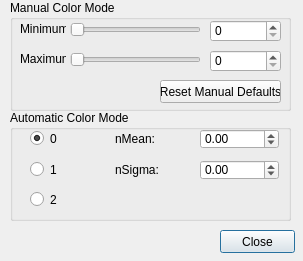
<?xml version="1.0" encoding="UTF-8"?>
<ui version="4.0">
 <class>ColorMapEditor</class>
 <widget class="QDialog" name="ColorMapEditor">
  <property name="geometry">
   <rect>
    <x>0</x>
    <y>0</y>
    <width>303</width>
    <height>261</height>
   </rect>
  </property>
  <property name="windowTitle">
   <string>Color Limits Editor</string>
  </property>
  <widget class="QPushButton" name="closeButton">
   <property name="geometry">
    <rect>
     <x>220</x>
     <y>230</y>
     <width>75</width>
     <height>23</height>
    </rect>
   </property>
   <property name="text">
    <string>Close</string>
   </property>
  </widget>
  <widget class="QGroupBox" name="groupBox">
   <property name="geometry">
    <rect>
     <x>10</x>
     <y>110</y>
     <width>281</width>
     <height>111</height>
    </rect>
   </property>
   <property name="title">
    <string>Automatic Color Mode</string>
   </property>
   <widget class="QLabel" name="label_2">
    <property name="geometry">
     <rect>
      <x>105</x>
      <y>19</y>
      <width>79</width>
      <height>20</height>
     </rect>
    </property>
    <property name="text">
     <string>nMean:</string>
    </property>
   </widget>
   <widget class="QRadioButton" name="zMode_1">
    <property name="geometry">
     <rect>
      <x>20</x>
      <y>51</y>
      <width>79</width>
      <height>17</height>
     </rect>
    </property>
    <property name="text">
     <string>1</string>
    </property>
   </widget>
   <widget class="QDoubleSpinBox" name="nMean">
    <property name="geometry">
     <rect>
      <x>190</x>
      <y>19</y>
      <width>79</width>
      <height>20</height>
     </rect>
    </property>
    <property name="minimum">
     <double>-10.000000000000000</double>
    </property>
    <property name="maximum">
     <double>10.000000000000000</double>
    </property>
    <property name="singleStep">
     <double>0.100000000000000</double>
    </property>
   </widget>
   <widget class="QLabel" name="label">
    <property name="geometry">
     <rect>
      <x>105</x>
      <y>50</y>
      <width>79</width>
      <height>20</height>
     </rect>
    </property>
    <property name="text">
     <string>nSigma:</string>
    </property>
   </widget>
   <widget class="QRadioButton" name="zMode_2">
    <property name="geometry">
     <rect>
      <x>20</x>
      <y>81</y>
      <width>79</width>
      <height>17</height>
     </rect>
    </property>
    <property name="text">
     <string>2</string>
    </property>
   </widget>
   <widget class="QRadioButton" name="zMode_0">
    <property name="geometry">
     <rect>
      <x>20</x>
      <y>20</y>
      <width>79</width>
      <height>17</height>
     </rect>
    </property>
    <property name="text">
     <string>0</string>
    </property>
    <property name="checked">
     <bool>true</bool>
    </property>
    <property name="autoExclusive">
     <bool>true</bool>
    </property>
   </widget>
   <widget class="QDoubleSpinBox" name="nSigma">
    <property name="geometry">
     <rect>
      <x>190</x>
      <y>50</y>
      <width>79</width>
      <height>20</height>
     </rect>
    </property>
    <property name="minimum">
     <double>-10.000000000000000</double>
    </property>
    <property name="maximum">
     <double>10.000000000000000</double>
    </property>
    <property name="singleStep">
     <double>0.100000000000000</double>
    </property>
   </widget>
  </widget>
  <widget class="QGroupBox" name="groupBox_2">
   <property name="geometry">
    <rect>
     <x>10</x>
     <y>0</y>
     <width>281</width>
     <height>111</height>
    </rect>
   </property>
   <property name="title">
    <string>Manual Color Mode</string>
   </property>
   <widget class="QSlider" name="minimumColourSlider">
    <property name="geometry">
     <rect>
      <x>60</x>
      <y>20</y>
      <width>131</width>
      <height>19</height>
     </rect>
    </property>
    <property name="maximum">
     <number>65536</number>
    </property>
    <property name="orientation">
     <enum>Qt::Horizontal</enum>
    </property>
   </widget>
   <widget class="QSlider" name="maximumColourSlider">
    <property name="geometry">
     <rect>
      <x>60</x>
      <y>50</y>
      <width>131</width>
      <height>19</height>
     </rect>
    </property>
    <property name="maximum">
     <number>65536</number>
    </property>
    <property name="orientation">
     <enum>Qt::Horizontal</enum>
    </property>
   </widget>
   <widget class="QSpinBox" name="maximumColour">
    <property name="geometry">
     <rect>
      <x>200</x>
      <y>50</y>
      <width>71</width>
      <height>22</height>
     </rect>
    </property>
    <property name="maximum">
     <number>65536</number>
    </property>
   </widget>
   <widget class="QSpinBox" name="minimumColour">
    <property name="geometry">
     <rect>
      <x>200</x>
      <y>20</y>
      <width>71</width>
      <height>22</height>
     </rect>
    </property>
    <property name="maximum">
     <number>65536</number>
    </property>
   </widget>
   <widget class="QLabel" name="label_3">
    <property name="geometry">
     <rect>
      <x>10</x>
      <y>22</y>
      <width>46</width>
      <height>13</height>
     </rect>
    </property>
    <property name="text">
     <string>Minimum:</string>
    </property>
   </widget>
   <widget class="QLabel" name="label_4">
    <property name="geometry">
     <rect>
      <x>10</x>
      <y>52</y>
      <width>46</width>
      <height>13</height>
     </rect>
    </property>
    <property name="text">
     <string>Maximum:</string>
    </property>
   </widget>
   <widget class="QPushButton" name="manualColourReset">
    <property name="geometry">
     <rect>
      <x>150</x>
      <y>80</y>
      <width>121</width>
      <height>23</height>
     </rect>
    </property>
    <property name="text">
     <string>Reset Manual Defaults</string>
    </property>
   </widget>
  </widget>
  <zorder>groupBox</zorder>
  <zorder>groupBox_2</zorder>
  <zorder>closeButton</zorder>
 </widget>
 <resources/>
 <connections/>
</ui>
